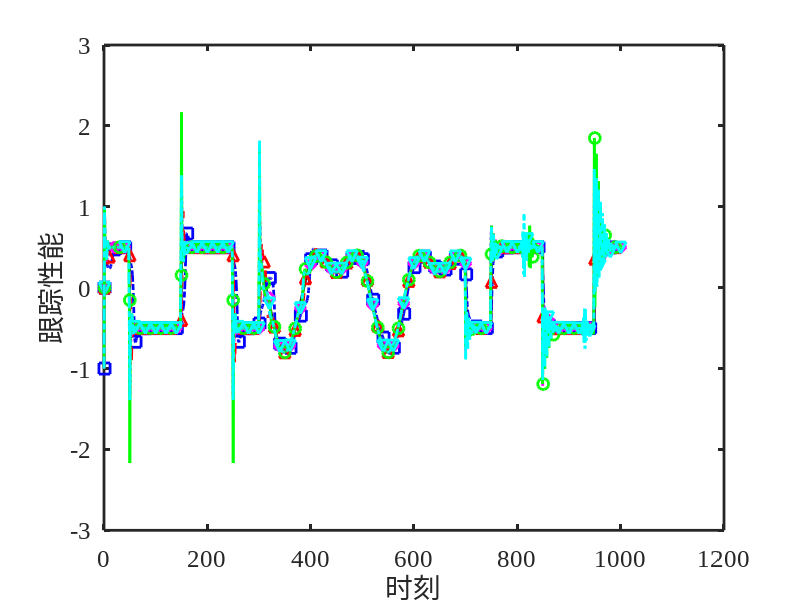

Write MATLAB code to recreate this figure. (Note: this script raises an error after producing the figure.)
clear all;
close all;
N=1000;

nu=1;
eta=1;
mu=1;
rho_list =[0.1, 0.3, 0.6, 0.9, 0.99];
lambda =0.1;

%期望值
for k=1:N+1
    if k<=300
        yd(k)=0.5*(-1)^round(k/100);
    else
        if k<=700
            yd(k)=0.5*sin(k*pi/100)+0.3*cos(k*pi/50);
        else
            yd(k)=0.5*(-1)^round(k/100);
        end
     end
end

% 1 %%%%%%%%%%%%%%%%%%%%%%%%%%%%%%%%%%%%%%%%%%%%%%%%%%%%%%%%%%%%%%%%%%%%%%%%
%控制器参数
rho=rho_list(1);

%初值
y1(1)=-1;y1(2)=1;y1(3)=0.5;
u1(1:2)=0;
du1(1:2,1:nu)=0;

I=eye(nu);
%控制器伪偏导数初值
fai1(1:2,1) =2;
fai1(1:2,2:nu)=0;
%程序循环
%for k=nu+1:N
for k=3:N
    a(k)=1+round(k/500);
    fai1(k,1:nu)=fai1(k-1,1:nu)+eta*(y1(k)-y1(k-1)-fai1(k-1,1:nu)*du1(k-1,1:nu)')*du1(k-1,1:nu)/(mu+du1(k-1,1:nu)*du1(k-1,1:nu)');
    if (fai1(k,1)<10^(-5)) || ((du1(k-1,1:nu)*du1(k-1,1:nu)')^0.5<10^(-5))
        fai1(k,1)=0.5;
    end
    if nu==1
        u1(k) = u1(k-1)+rho*fai1(k,1)*(yd(k+1)-y1(k))/(lambda+fai1(k,1).^2);        
    else
        u1(k) = u1(k-1)+rho*fai1(k,1)*(yd(k+1)-y1(k)-fai1(k,2:nu)*du1(k-1,1:nu-1)')/(lambda+fai1(k,1).^2); 
    end
    %model
    if k<=500
        y1(k+1)=y1(k)/(1+y1(k).^2)+u1(k)^3;
    else
        y1(k+1)=(y1(k)*y1(k-1)*y1(k-2)*u1(k-1)*(y1(k-2)-1)+a(k)*u1(k))/(1+y1(k-1)^2+y1(k-2)^2);    
    end
    for i=1:nu
        du1(k,i)=u1(k-i+1)-u1(k-i);
    end
    emax1(k+1)=yd(k+1)-y1(k+1);
end
%%%%%%%%%%%%%%%%%%%%%%%%%%%%%%%%%%%%%%%%%%%%%%%%%%%%%%%%%%%%%%%%%%%%%%%%%

% 2 %%%%%%%%%%%%%%%%%%%%%%%%%%%%%%%%%%%%%%%%%%%%%%%%%%%%%%%%%%%%%%%%%%%%%%%%
%控制器参数
rho=rho_list(2);

%初值
y2(1)=-1;y2(2)=1;y2(3)=0.5;
u2(1:2)=0;
du2(1:2,1:nu)=0;

I=eye(nu);
%控制器伪偏导数初值
fai2(1:2,1) =2;
fai2(1:2,2:nu)=0;
%程序循环
%for k=nu+1:N
for k=3:N
    a(k)=1+round(k/500);
    fai2(k,1:nu)=fai2(k-1,1:nu)+eta*(y2(k)-y2(k-1)-fai2(k-1,1:nu)*du2(k-1,1:nu)')*du2(k-1,1:nu)/(mu+du2(k-1,1:nu)*du2(k-1,1:nu)');
    if (fai2(k,1)<10^(-5)) || ((du2(k-1,1:nu)*du2(k-1,1:nu)')^0.5<10^(-5))
        fai2(k,1)=0.5;
    end
    if nu==1
        u2(k) = u2(k-1)+rho*fai2(k,1)*(yd(k+1)-y2(k))/(lambda+fai2(k,1).^2);        
    else
        u2(k) = u2(k-1)+rho*fai2(k,1)*(yd(k+1)-y2(k)-fai2(k,2:nu)*du2(k-1,1:nu-1)')/(lambda+fai2(k,1).^2); 
    end
    %model
    if k<=500
        y2(k+1)=y2(k)/(1+y2(k).^2)+u2(k)^3;
    else
        y2(k+1)=(y2(k)*y2(k-1)*y2(k-2)*u2(k-1)*(y2(k-2)-1)+a(k)*u2(k))/(1+y2(k-1)^2+y2(k-2)^2);    
    end
    for i=1:nu
        du2(k,i)=u2(k-i+1)-u2(k-i);
    end
    emax2(k+1)=yd(k+1)-y2(k+1);
end
%%%%%%%%%%%%%%%%%%%%%%%%%%%%%%%%%%%%%%%%%%%%%%%%%%%%%%%%%%%%%%%%%%%%%%%%%

% 3 %%%%%%%%%%%%%%%%%%%%%%%%%%%%%%%%%%%%%%%%%%%%%%%%%%%%%%%%%%%%%%%%%%%%%%%%
%控制器参数
rho=rho_list(3);

%初值
y3(1)=-1;y3(2)=1;y3(3)=0.5;
u3(1:2)=0;
du3(1:2,1:nu)=0;

I=eye(nu);
%控制器伪偏导数初值
fai3(1:2,1) =2;
fai3(1:2,2:nu)=0;
%程序循环
%for k=nu+1:N
for k=3:N
    a(k)=1+round(k/500);
    fai3(k,1:nu)=fai3(k-1,1:nu)+eta*(y3(k)-y3(k-1)-fai3(k-1,1:nu)*du3(k-1,1:nu)')*du3(k-1,1:nu)/(mu+du3(k-1,1:nu)*du3(k-1,1:nu)');
    if (fai3(k,1)<10^(-5)) || ((du3(k-1,1:nu)*du3(k-1,1:nu)')^0.5<10^(-5))
        fai3(k,1)=0.5;
    end
    if nu==1
        u3(k) = u3(k-1)+rho*fai3(k,1)*(yd(k+1)-y3(k))/(lambda+fai3(k,1).^2);        
    else
        u3(k) = u3(k-1)+rho*fai3(k,1)*(yd(k+1)-y3(k)-fai3(k,2:nu)*du3(k-1,1:nu-1)')/(lambda+fai3(k,1).^2); 
    end
    %model
    if k<=500
        y3(k+1)=y3(k)/(1+y3(k).^2)+u3(k)^3;
    else
        y3(k+1)=(y3(k)*y3(k-1)*y3(k-2)*u3(k-1)*(y3(k-2)-1)+a(k)*u3(k))/(1+y3(k-1)^2+y3(k-2)^2);    
    end
    for i=1:nu
        du3(k,i)=u3(k-i+1)-u3(k-i);
    end
    emax3(k+1)=yd(k+1)-y3(k+1);
end
%%%%%%%%%%%%%%%%%%%%%%%%%%%%%%%%%%%%%%%%%%%%%%%%%%%%%%%%%%%%%%%%%%%%%%%%%

% 4 %%%%%%%%%%%%%%%%%%%%%%%%%%%%%%%%%%%%%%%%%%%%%%%%%%%%%%%%%%%%%%%%%%%%%%%%
%控制器参数
rho=rho_list(4);

%初值
y4(1)=-1;y4(2)=1;y4(3)=0.5;
u4(1:2)=0;
du4(1:2,1:nu)=0;

I=eye(nu);
%控制器伪偏导数初值
fai4(1:2,1) =2;
fai4(1:2,2:nu)=0;
%程序循环
%for k=nu+1:N
for k=3:N
    a(k)=1+round(k/500);
    fai4(k,1:nu)=fai4(k-1,1:nu)+eta*(y4(k)-y4(k-1)-fai4(k-1,1:nu)*du4(k-1,1:nu)')*du4(k-1,1:nu)/(mu+du4(k-1,1:nu)*du4(k-1,1:nu)');
    if (fai4(k,1)<10^(-5)) || ((du4(k-1,1:nu)*du4(k-1,1:nu)')^0.5<10^(-5))
        fai4(k,1)=0.5;
    end
    if nu==1
        u4(k) = u4(k-1)+rho*fai4(k,1)*(yd(k+1)-y4(k))/(lambda+fai4(k,1).^2);        
    else
        u4(k) = u4(k-1)+rho*fai4(k,1)*(yd(k+1)-y4(k)-fai4(k,2:nu)*du4(k-1,1:nu-1)')/(lambda+fai4(k,1).^2); 
    end
    %model
    if k<=500
        y4(k+1)=y4(k)/(1+y4(k).^2)+u4(k)^3;
    else
        y4(k+1)=(y4(k)*y4(k-1)*y4(k-2)*u4(k-1)*(y4(k-2)-1)+a(k)*u4(k))/(1+y4(k-1)^2+y4(k-2)^2);    
    end
    for i=1:nu
        du4(k,i)=u4(k-i+1)-u4(k-i);
    end
    emax4(k+1)=yd(k+1)-y4(k+1);
end
%%%%%%%%%%%%%%%%%%%%%%%%%%%%%%%%%%%%%%%%%%%%%%%%%%%%%%%%%%%%%%%%%%%%%%%%%

% 5 %%%%%%%%%%%%%%%%%%%%%%%%%%%%%%%%%%%%%%%%%%%%%%%%%%%%%%%%%%%%%%%%%%%%%%%%
%控制器参数
rho=rho_list(5);

%初值
y5(1)=-1;y5(2)=1;y5(3)=0.5;
u5(1:2)=0;
du5(1:2,1:nu)=0;

I=eye(nu);
%控制器伪偏导数初值
fai5(1:2,1) =2;
fai5(1:2,2:nu)=0;
%程序循环
%for k=nu+1:N
for k=3:N
    a(k)=1+round(k/500);
    fai5(k,1:nu)=fai5(k-1,1:nu)+eta*(y5(k)-y5(k-1)-fai5(k-1,1:nu)*du5(k-1,1:nu)')*du5(k-1,1:nu)/(mu+du5(k-1,1:nu)*du5(k-1,1:nu)');
    if (fai5(k,1)<10^(-5)) || ((du5(k-1,1:nu)*du5(k-1,1:nu)')^0.5<10^(-5))
        fai5(k,1)=0.5;
    end
    if nu==1
        u5(k) = u5(k-1)+rho*fai5(k,1)*(yd(k+1)-y5(k))/(lambda+fai5(k,1).^2);        
    else
        u5(k) = u5(k-1)+rho*fai5(k,1)*(yd(k+1)-y5(k)-fai5(k,2:nu)*du5(k-1,1:nu-1)')/(lambda+fai5(k,1).^2); 
    end
    %model
    if k<=500
        y5(k+1)=y5(k)/(1+y5(k).^2)+u5(k)^3;
    else
        y5(k+1)=(y5(k)*y5(k-1)*y5(k-2)*u5(k-1)*(y5(k-2)-1)+a(k)*u5(k))/(1+y5(k-1)^2+y5(k-2)^2);    
    end
    for i=1:nu
        du5(k,i)=u5(k-i+1)-u5(k-i);
    end
    emax5(k+1)=yd(k+1)-y5(k+1);
end
%%%%%%%%%%%%%%%%%%%%%%%%%%%%%%%%%%%%%%%%%%%%%%%%%%%%%%%%%%%%%%%%%%%%%%%%%
clf;
mark=8;
step=20;
figure(1)
plot(0,'-k','MarkerSize',mark,'LineWidth',2);hold on;
plot(0,'-.bs','MarkerSize',mark,'LineWidth',2);hold on;
plot(0,'--r^','MarkerSize',mark,'LineWidth',2);hold on;
plot(0,':md','MarkerSize',mark,'LineWidth',2);hold on;
plot(0,'-go','MarkerSize',mark,'LineWidth',2);hold on;
plot(0,'-.cv','MarkerSize',mark,'LineWidth',2);hold on;
set(gca,'LineWidth',2,'fontsize',28);
plot(yd,'k-','LineWidth',2);hold on;
plot(0:k,y1,'-.b','LineWidth',2);hold on;
plot(1:step:N,y1(1:step:N),'bs','MarkerSize',mark,'LineWidth',2);hold on;
plot(0:k,y2,'--r','LineWidth',2);hold on;
plot(10:step:N,y2(10:step:N),'r^','MarkerSize',mark,'LineWidth',2);hold on;
plot(0:k,y3,':m','LineWidth',2);hold on;
plot(20:step:N,y3(20:step:N),'md','MarkerSize',mark,'LineWidth',2);hold on;
plot(0:k,y4,'-g','LineWidth',2);hold on;
plot(30:step:N,y4(30:step:N),'go','MarkerSize',mark,'LineWidth',2);hold on;
plot(0:k,y5,'-.c','LineWidth',2);hold on;
plot(40:step:N,y5(40:step:N),'cv','MarkerSize',mark,'LineWidth',2);hold on;
set(gca, 'FontName', 'Times New Roman', 'FontSize', 18);
set(gca, 'LineWidth', 2);
xlabel('时刻', 'FontSize', 20, 'FontName', 'default');ylabel('跟踪性能', 'FontSize', 20, 'FontName', 'default');
legend_labels = {'y^{{*}}(k)', '\rho=0.1时的输出y(k)', '\rho=0.3时的输出y(k)', '\rho=0.6时的输出y(k)', '\rho=0.9时的输出y(k)', '\rho=0.99时的输出y(k)'};
legend(legend_labels, 'Interpreter', 'tex', 'FontSize', 16, 'FontName', 'default', 'Location', 'northeast');
xlim([0,1000]);
set(gcf, 'Units', 'normalized', 'OuterPosition', [0 0 1 1]);
exportgraphics(gcf, 'rho_1.png', 'Resolution', 300);

figure(2)
plot(0,'-.bs','MarkerSize',mark,'LineWidth',2);hold on;
plot(0,'--r^','MarkerSize',mark,'LineWidth',2);hold on;
plot(0,':md','MarkerSize',mark,'LineWidth',2);hold on;
plot(0,'-go','MarkerSize',mark,'LineWidth',2);hold on;
plot(0,'-.cv','MarkerSize',mark,'LineWidth',2);hold on;
set(gca,'LineWidth',2,'fontsize',28);
plot(u1,'-.b','LineWidth',2);hold on;
plot(1:step:N,u1(1:step:N),'bs','MarkerSize',mark,'LineWidth',2);hold on;
plot(u2,'--r','LineWidth',2);hold on;
plot(10:step:N,u2(10:step:N),'r^','MarkerSize',mark,'LineWidth',2);hold on;
plot(u3,':m','LineWidth',2);hold on;
plot(20:step:N,u3(20:step:N),'md','MarkerSize',mark,'LineWidth',2);hold on;
plot(u4,'-g','LineWidth',2);hold on;
plot(30:step:N,u4(30:step:N),'go','MarkerSize',mark,'LineWidth',2);hold on;
plot(u5,'-.c','LineWidth',2);hold on;
plot(40:step:N,u5(40:step:N),'cv','MarkerSize',mark,'LineWidth',2);hold on;
set(gca, 'FontName', 'Times New Roman', 'FontSize', 18);
set(gca, 'LineWidth', 2);
xlabel('时刻', 'FontSize', 20, 'FontName', 'default');ylabel('控制输入', 'FontSize', 20, 'FontName', 'default');
legend_labels = {'\rho=0.1时的控制输入u(k)', '\rho=0.3时的控制输入u(k)', '\rho=0.6时的控制输入u(k)', '\rho=0.9时的控制输入u(k)', '\rho=0.99时的控制输入u(k)'};
legend(legend_labels, 'Interpreter', 'tex', 'FontSize', 16, 'FontName', 'default', 'Location', 'northeast');
set(gcf, 'Units', 'normalized', 'OuterPosition', [0 0 1 1]);
exportgraphics(gcf, 'rho_2.png', 'Resolution', 300);

figure(3)
plot(0,'-.bs','MarkerSize',mark,'LineWidth',2);hold on;
plot(0,'--r^','MarkerSize',mark,'LineWidth',2);hold on;
plot(0,':md','MarkerSize',mark,'LineWidth',2);hold on;
plot(0,'-go','MarkerSize',mark,'LineWidth',2);hold on;
plot(0,'-.cv','MarkerSize',mark,'LineWidth',2);hold on;
set(gca,'LineWidth',2,'fontsize',28);
plot(fai1,'-.b','LineWidth',2);hold on;
plot(1:step:N,fai1(1:step:N),'bs','MarkerSize',mark,'LineWidth',2);hold on;
plot(fai2,'--r','LineWidth',2);hold on;
plot(10:step:N,fai2(10:step:N),'r^','MarkerSize',mark,'LineWidth',2);hold on;
plot(fai3,':m','LineWidth',2);hold on;
plot(20:step:N,fai3(20:step:N),'md','MarkerSize',mark,'LineWidth',2);hold on;
plot(fai4,'-g','LineWidth',2);hold on;
plot(30:step:N,fai4(30:step:N),'go','MarkerSize',mark,'LineWidth',2);hold on;
plot(fai5,'-.c','LineWidth',2);hold on;
plot(40:step:N,fai5(40:step:N),'cv','MarkerSize',mark,'LineWidth',2);hold on;
set(gca, 'FontName', 'Times New Roman', 'FontSize', 18);
set(gca, 'LineWidth', 2);
xlabel('时刻', 'FontSize', 20, 'FontName', 'default');ylabel('PPD估计值', 'FontSize', 20, 'FontName', 'default');
legend_labels = {'\rho=0.1时PPD的估计值', '\rho=0.3时PPD的估计值', '\rho=0.6时PPD的估计值', '\rho=0.9时PPD的估计值', '\rho=0.99时PPD的估计值'};
legend(legend_labels, 'Interpreter', 'tex', 'FontSize', 16, 'FontName', 'default', 'Location', 'northeast');
set(gcf, 'Units', 'normalized', 'OuterPosition', [0 0 1 1]);
exportgraphics(gcf, 'rho_3.png', 'Resolution', 300);
